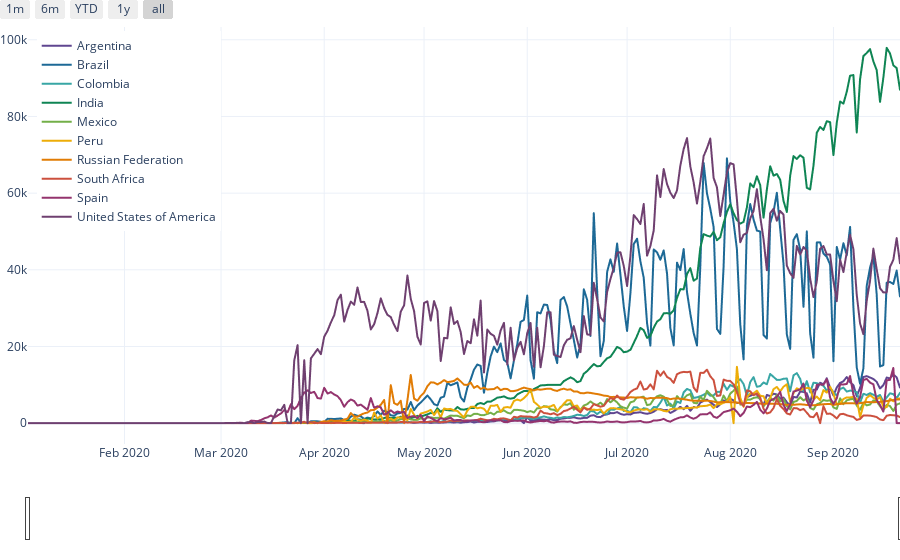

Notebook code for this chart:
### Markdown cell above
## 누적 확진자 TOP10 국가의 확진자 발생 추세 📈
  
<br/>  

- 2020-09-21 기준 누적확진자 TOP10
- 자료 출처 : https://www.who.int/
- plotly.express.line

### Code cell
import pandas as pd
import plotly.express as px
covid_10_pivot = pd.read_csv("c:/data/covid_10_pivot.csv")
covid_10_pivot.set_index('Date_reported', inplace = True)
fig = px.line(covid_10_pivot, color_discrete_sequence=px.colors.qualitative.Prism)
fig.update_layout(legend_title = None, xaxis_title=None, yaxis_title=None,
                 template="plotly_white", margin=dict(l=0, r=0, t=0, b=0))
fig.update_layout(legend=dict(
    yanchor="top",
    y=0.99,
    xanchor="left",
    x=0.01
))
fig.update_layout(
    xaxis=dict(
        rangeselector=dict(
            buttons=list([
                dict(count=1,
                     label="1m",
                     step="month",
                     stepmode="backward"),
                dict(count=6,
                     label="6m",
                     step="month",
                     stepmode="backward"),
                dict(count=1,
                     label="YTD",
                     step="year",
                     stepmode="todate"),
                dict(count=1,
                     label="1y",
                     step="year",
                     stepmode="backward"),
                dict(step="all")
            ])
        ),
        rangeslider=dict(
            visible=True
        ),
        type="date"
    )
)
fig.show()

### Figure 1 — Plotly figure (JSON) as saved in the notebook; plotly's stock layout.template omitted (floating-point values rounded to 4 significant figures; data arrays with more than 128 entries replaced by an {"elided": "..."} marker saying what was removed)
{"data": [{"hovertemplate": "variable=Argentina<br>Date_reported=%{x}<br>value=%{y}<extra></extra>", "legendgroup": "Argentina", "line": {"color": "rgb(95, 70, 144)", "dash": "solid"}, "mode": "lines", "name": "Argentina", "showlegend": true, "type": "scattergl", "x": {"elided": "263 str values"}, "xaxis": "x", "y": {"elided": "263 int values"}, "yaxis": "y"}, {"hovertemplate": "variable=Brazil<br>Date_reported=%{x}<br>value=%{y}<extra></extra>", "legendgroup": "Brazil", "line": {"color": "rgb(29, 105, 150)", "dash": "solid"}, "mode": "lines", "name": "Brazil", "showlegend": true, "type": "scattergl", "x": {"elided": "263 str values"}, "xaxis": "x", "y": {"elided": "263 int values"}, "yaxis": "y"}, {"hovertemplate": "variable=Colombia<br>Date_reported=%{x}<br>value=%{y}<extra></extra>", "legendgroup": "Colombia", "line": {"color": "rgb(56, 166, 165)", "dash": "solid"}, "mode": "lines", "name": "Colombia", "showlegend": true, "type": "scattergl", "x": {"elided": "263 str values"}, "xaxis": "x", "y": {"elided": "263 int values"}, "yaxis": "y"}, {"hovertemplate": "variable=India<br>Date_reported=%{x}<br>value=%{y}<extra></extra>", "legendgroup": "India", "line": {"color": "rgb(15, 133, 84)", "dash": "solid"}, "mode": "lines", "name": "India", "showlegend": true, "type": "scattergl", "x": {"elided": "263 str values"}, "xaxis": "x", "y": {"elided": "263 int values"}, "yaxis": "y"}, {"hovertemplate": "variable=Mexico<br>Date_reported=%{x}<br>value=%{y}<extra></extra>", "legendgroup": "Mexico", "line": {"color": "rgb(115, 175, 72)", "dash": "solid"}, "mode": "lines", "name": "Mexico", "showlegend": true, "type": "scattergl", "x": {"elided": "263 str values"}, "xaxis": "x", "y": {"elided": "263 int values"}, "yaxis": "y"}, {"hovertemplate": "variable=Peru<br>Date_reported=%{x}<br>value=%{y}<extra></extra>", "legendgroup": "Peru", "line": {"color": "rgb(237, 173, 8)", "dash": "solid"}, "mode": "lines", "name": "Peru", "showlegend": true, "type": "scattergl", "x": {"elided": "263 str values"}, "xaxis": "x", "y": {"elided": "263 int values"}, "yaxis": "y"}, {"hovertemplate": "variable=Russian Federation<br>Date_reported=%{x}<br>value=%{y}<extra></extra>", "legendgroup": "Russian Federation", "line": {"color": "rgb(225, 124, 5)", "dash": "solid"}, "mode": "lines", "name": "Russian Federation", "showlegend": true, "type": "scattergl", "x": {"elided": "263 str values"}, "xaxis": "x", "y": {"elided": "263 int values"}, "yaxis": "y"}, {"hovertemplate": "variable=South Africa<br>Date_reported=%{x}<br>value=%{y}<extra></extra>", "legendgroup": "South Africa", "line": {"color": "rgb(204, 80, 62)", "dash": "solid"}, "mode": "lines", "name": "South Africa", "showlegend": true, "type": "scattergl", "x": {"elided": "263 str values"}, "xaxis": "x", "y": {"elided": "263 int values"}, "yaxis": "y"}, {"hovertemplate": "variable=Spain<br>Date_reported=%{x}<br>value=%{y}<extra></extra>", "legendgroup": "Spain", "line": {"color": "rgb(148, 52, 110)", "dash": "solid"}, "mode": "lines", "name": "Spain", "showlegend": true, "type": "scattergl", "x": {"elided": "263 str values"}, "xaxis": "x", "y": {"elided": "263 int values"}, "yaxis": "y"}, {"hovertemplate": "variable=United States of America<br>Date_reported=%{x}<br>value=%{y}<extra></extra>", "legendgroup": "United States of America", "line": {"color": "rgb(111, 64, 112)", "dash": "solid"}, "mode": "lines", "name": "United States of America", "showlegend": true, "type": "scattergl", "x": {"elided": "263 str values"}, "xaxis": "x", "y": {"elided": "263 int values"}, "yaxis": "y"}], "layout": {"legend": {"title": {}, "tracegroupgap": 0, "x": 0.01, "xanchor": "left", "y": 0.99, "yanchor": "top"}, "margin": {"b": 0, "l": 0, "r": 0, "t": 0}, "xaxis": {"anchor": "y", "domain": [0, 1], "rangeselector": {"buttons": [{"count": 1, "label": "1m", "step": "month", "stepmode": "backward"}, {"count": 6, "label": "6m", "step": "month", "stepmode": "backward"}, {"count": 1, "label": "YTD", "step": "year", "stepmode": "todate"}, {"count": 1, "label": "1y", "step": "year", "stepmode": "backward"}, {"step": "all"}]}, "rangeslider": {"visible": true}, "title": {}, "type": "date"}, "yaxis": {"anchor": "x", "domain": [0, 1], "title": {}}}}
